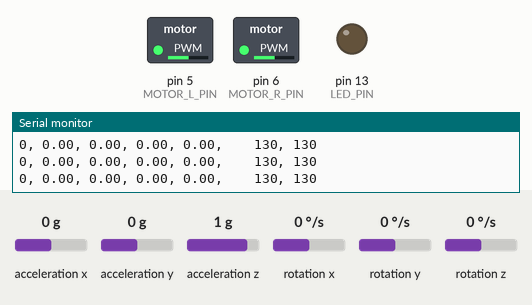
Simulated run of this sketch. Board: Arduino Uno, built with avr-gcc and run on an emulated ATmega328P. On the bench: switched loads named in the sketch (green lamp = pin HIGH), output pins drawn as LEDs (lit = HIGH), the last lines printed to the serial monitor. The inputs (shaded band) are chosen by the test bench; at power-on: rotation z 0 °/s, acceleration x 0 g, acceleration z 1 g, acceleration y 0 g, rotation x 0 °/s, rotation y 0 °/s. The sensor or clock chip raises its interrupt line as the real part does; random numbers use the default seed unless the sketch sets one.

Above: at 5.7 s.
5.8 s: rotation z set to 100 °/s
At 6.7 s:
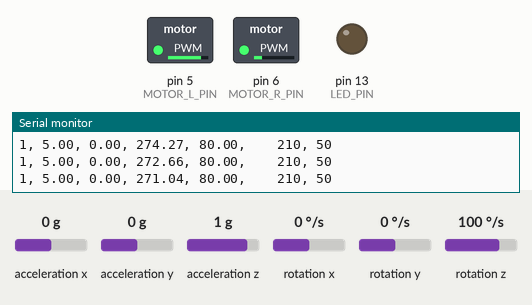
8.8 s: acceleration x set to 0.8 g
10.6 s: acceleration z set to 0 g
At 13.4 s:
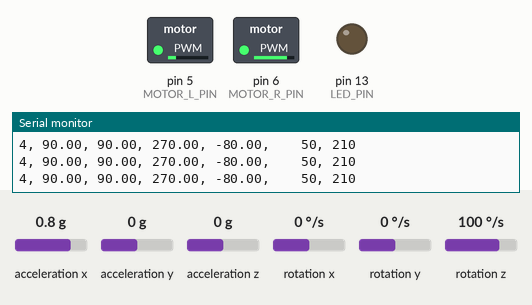
13.6 s: acceleration z set to 0.8 g
16.6 s: acceleration y set to 0.8 g
18.1 s: acceleration z set to -0.8 g
Timing chart, 0 to 22.1 s (numbered marks = the images above; inputs shaded):
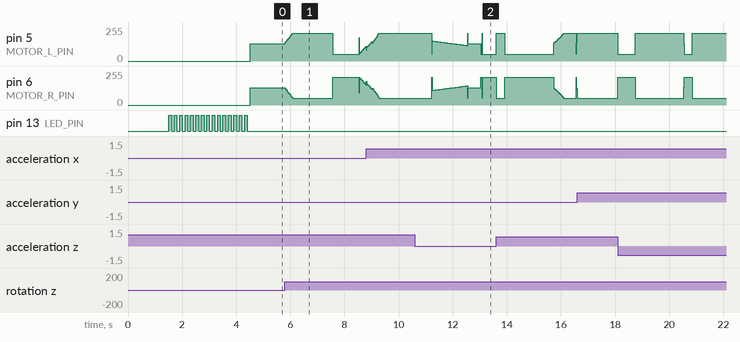

The sketch:

Submarine_V2.ino
```cpp
#include <EEPROM.h>


// I2Cdev and MPU6050 must be installed as libraries, or else the .cpp/.h files
// for both classes must be in the include path of your project
#include "I2Cdev.h"

#include "MPU6050_6Axis_MotionApps20.h"
//#include "MPU6050.h" // not necessary if using MotionApps include file

// Arduino Wire library is required if I2Cdev I2CDEV_ARDUINO_WIRE implementation
// is used in I2Cdev.h
#if I2CDEV_IMPLEMENTATION == I2CDEV_ARDUINO_WIRE
    #include "Wire.h"
#endif

// class default I2C address is 0x68
// specific I2C addresses may be passed as a parameter here
// AD0 low = 0x68 (default for SparkFun breakout and InvenSense evaluation board)
// AD0 high = 0x69
MPU6050 mpu;


#define INTERRUPT_PIN 12  // use pin 2 on Arduino Uno & most boards
#define LED_PIN 13 // (Arduino is 13, Teensy is 11, Teensy++ is 6)
bool blinkState = false;

// MPU control/status vars
bool dmpReady = false;  // set true if DMP init was successful
uint8_t mpuIntStatus;   // holds actual interrupt status byte from MPU
uint8_t devStatus;      // return status after each device operation (0 = success, !0 = error)
uint16_t packetSize;    // expected DMP packet size (default is 42 bytes)
uint16_t fifoCount;     // count of all bytes currently in FIFO
uint8_t fifoBuffer[64]; // FIFO storage buffer

// orientation/motion vars
Quaternion q;           // [w, x, y, z]         quaternion container
VectorInt16 aa;         // [x, y, z]            accel sensor measurements
VectorInt16 aaReal;     // [x, y, z]            gravity-free accel sensor measurements
VectorInt16 aaWorld;    // [x, y, z]            world-frame accel sensor measurements
VectorFloat gravity;    // [x, y, z]            gravity vector
float euler[3];         // [psi, theta, phi]    Euler angle container
float ypr[3];           // [yaw, pitch, roll]   yaw/pitch/roll container and gravity vector

// packet structure for InvenSense teapot demo
uint8_t teapotPacket[14] = { '$', 0x02, 0,0, 0,0, 0,0, 0,0, 0x00, 0x00, '\r', '\n' };


// ================================================================
// ===               INTERRUPT DETECTION ROUTINE                ===
// ================================================================

volatile bool mpuInterrupt = false;     // indicates whether MPU interrupt pin has gone high
void dmpDataReady() {
    mpuInterrupt = true;
}


// ================================================================
// ===                      INITIAL SETUP                       ===
// ================================================================

#define  MOTOR_L_PIN    5
#define  MOTOR_R_PIN    6

int motor_Power_L = 200;
int motor_Power_R = 200;
int motor_Power_set = 130;
int motor_max_power = 250;

float Total_angleZ = 0.0,Total_angleX = 0.0,Total_angleY = 0.0;
float pid_p=0.0,pid_i=0.0, pid_d=0.0, PID=0.0;
float error=0.0, previous_error=0.0 ;
float kp=2.5;//2.5 , 3.5
float ki=0.01;//0.1
float kd=50.0;//550
float PID_Max = 80;
float desired_angle = 0.0;


float elapsedTime = 0.0, time1= 0.0, timePrev= 0.0, step_timer = 0;
float UpdateTimer = 0.0 ;
float period = 5.0;


struct str_program_step{
  int duration_ms;
  float heading_deg;
  int power;
};

struct str_main_program{
  int number_of_steps;
  str_program_step steps[10];
};

str_main_program main_program[2] = {
                                      {
                                        8, {{3000, 0.0, 230},
                                            {1000, 0.0, 230},
                                            {500,180.0, 180},
                                            {7000,180.0, 0},
                                            {3000,180.0, 230},
                                            {1000,180.0, 230},
                                            {500,0.0, 180},
                                            {7000,0.0, 0}}
                                      },
                                      {
                                        8, {{2000, 0.0, 200},
                                            {2000, 270.0, 200},
                                            {2000, 180.0, 200},
                                            {2000, 90.0, 200},
                                            {2000, 0.0, 200},
                                            {2000, 270.0, 200},
                                            {2000, 180.0, 200},
                                            {2000, 90.0, 200}}
                                      }
                                    };

#define possible_angles_count 7
float possible_angles[possible_angles_count] = {0.0, 45.0, 90.0, 315.0, 270.0, 135, 225.0};

int current_step = 0;
int program_index = 0;

#define SERIAL_ENABLED
#define MOTOR_ENABLED

void ExecuteProgram(void);
void UpdateMPUData(void);
void ExecutePID(void);
void UpdateMotorPower(void);
void MPUInit(void);

void setup() {
      program_index = 0;
//    program_index = EEPROM.read(0);
//    program_index++;
//    if ( program_index > 1 )
//      program_index = 0;
//    EEPROM.write(0, program_index);

    for(int i=0; i<=program_index ;i++)
    {
      digitalWrite(LED_PIN, HIGH);
      delay(500);
      digitalWrite(LED_PIN, LOW);
      delay(500);
    }

    pinMode(LED_PIN, OUTPUT);
    pinMode(MOTOR_L_PIN, OUTPUT);
    pinMode(MOTOR_R_PIN, OUTPUT);
    digitalWrite(MOTOR_L_PIN, LOW);
    digitalWrite(MOTOR_R_PIN, LOW);
    digitalWrite(LED_PIN, LOW);

    MPUInit();

    for(int i=0; i<15 ;i++)
    {
      digitalWrite(LED_PIN, HIGH);
      delay(100);
      digitalWrite(LED_PIN, LOW);
      delay(100);
    }
//    delay(300000);

    time1 = micros(); //Start counting time in milliseconds
    UpdateTimer = millis();
    step_timer =UpdateTimer;
}


// ================================================================
// ===                    MAIN PROGRAM LOOP                     ===
// ================================================================

void loop() {
  //analogWrite(MOTOR_R_PIN, 250);
  //analogWrite(MOTOR_L_PIN, 250);

   if (millis() > UpdateTimer+period)
    {
      UpdateTimer = millis();
      timePrev = time1;  // the previous time is stored before the actual time read
      time1 = micros();  // actual time read
      elapsedTime = (time1 - timePrev)/1000.0 ;


      ExecuteProgram2();
      UpdateMPUData();
      ExecutePID();
      UpdateMotorPower();

#ifdef SERIAL_ENABLED


      Serial.print(current_step );
      Serial.print(", " );
      Serial.print(desired_angle );
      //Serial.print(", " );
      //Serial.print(Total_angleX );
      Serial.print(", " );
      Serial.print(Total_angleY );
      Serial.print(", " );
      Serial.print(Total_angleZ );
      Serial.print(", " );
      Serial.print(PID );

      Serial.print(",\t\t" );
      Serial.print(motor_Power_L );
      Serial.print(", " );
      Serial.println(motor_Power_R );

#endif
      delay(5);
    }

}


///////////////////////////////////////////////////////////////////////////
/////////////////////////////  ExecuteProgram  ////////////////////////////
bool is_prog_running = true;
void ExecuteProgram(void)
{
  if( is_prog_running == true )
  {
    if( millis() - step_timer >= main_program[program_index].steps[current_step].duration_ms)
    {
      current_step++;
      if( current_step > main_program[program_index].number_of_steps )
      {
        current_step = 0;
        is_prog_running = false;
        digitalWrite(LED_PIN, HIGH);
      }
      step_timer = millis();
    }
    desired_angle = main_program[program_index].steps[current_step].heading_deg;
    motor_Power_set = main_program[program_index].steps[current_step].power;
  }
}

void ExecuteProgram2(void)
{
  if( is_prog_running == true )
  {
    if( millis() - step_timer >= 2000)
    {
      int rand_angle = random(0, possible_angles_count+1);
      current_step++;
      if( current_step > 30 )
      {
        current_step = 0;
        is_prog_running = false;
        digitalWrite(LED_PIN, HIGH);
      }
      step_timer = millis();
      desired_angle = possible_angles[rand_angle];
    }
  }
}


///////////////////////////////////////////////////////////////////////////
/////////////////////////////  UpdateMPUData  /////////////////////////////
void UpdateMPUData(void)
{
  // if programming failed, don't try to do anything
  if (!dmpReady) return;
  // read a packet from FIFO
  if (mpu.dmpGetCurrentFIFOPacket(fifoBuffer)) { // Get the Latest packet

      // display Euler angles in degrees
      mpu.dmpGetQuaternion(&q, fifoBuffer);
      mpu.dmpGetGravity(&gravity, &q);
      mpu.dmpGetYawPitchRoll(ypr, &q, &gravity);
      //Serial.print("ypr\t");
      //Serial.println(ypr[0] * 180/M_PI);
      Total_angleZ = ypr[0]* 180/M_PI;
      Total_angleY = ypr[1] * 180/M_PI ;
      Total_angleX = ypr[2] * 180/M_PI ;
  }
}

///////////////////////////////////////////////////////////////////////////
/////////////////////////////  ExecutePID  ////////////////////////////////
void ExecutePID(void)
{
  if( Total_angleZ<0)
  {
    Total_angleZ += 360.0;
  }
  //if( desired_angle == 0 && Total_angleZ >= 350 && Total_angleZ <= 360)
  //{
  //  Total_angleZ -= 360.0;
  //}

  error = desired_angle - Total_angleZ;
  //error -= (360.0) * (error / (360.0));
  error -= 360*floor(0.5+error/360);
  pid_p = kp*error;

 if(  error > -1.0 && error < 1.0)
 {
   pid_i = 0.0;
 }
  //if( error >= -3.0 && error <= 3.0)     //( abs(error_roll) >= 1.0)
  else
  {
    pid_i = pid_i+(ki*error);
  }
  /*
  else if( abs(error_roll) < 1.0)
  {
    pid_i_roll = 0;
  }
  */

  pid_d = kd*((error - previous_error)/elapsedTime);

  PID = pid_p + pid_i + pid_d;

  if(PID < (-1*PID_Max))
  {
    PID=-1*PID_Max;
  }
  if(PID > PID_Max)
  {
    PID= PID_Max;
  }
  previous_error = error;
}

///////////////////////////////////////////////////////////////////////////
/////////////////////////////  UpdateMotorPower  //////////////////////////
int current_position = 0;
void UpdateMotorPower(void)
{
  motor_Power_R = motor_Power_set - (int) PID;
  motor_Power_L = motor_Power_set + (int) PID;

  if( motor_Power_L > motor_max_power )
  {
    motor_Power_L = motor_max_power;
  }
  else if( motor_Power_L < 0 )
  {
    motor_Power_L = 0;
  }
  if( motor_Power_R > motor_max_power )
  {
    motor_Power_R = motor_max_power;
  }
  else if( motor_Power_R < 0 )
  {
    motor_Power_R = 0;
  }

  if( Total_angleY > 130.0 || Total_angleY < -130.0)
  {
    //Serial.println("E1");
    //Serial.print("OFF, " );
    digitalWrite(MOTOR_L_PIN, LOW);
    digitalWrite(MOTOR_R_PIN, LOW);
    if( is_prog_running == true )
    {
      Serial.println("OFFFFFFFFF");
      is_prog_running = false;
      current_step = 0;
    }
     digitalWrite(LED_PIN, LOW);
    current_position = 1;
  }
  else if( is_prog_running == true )
  {
    //Serial.print("ON, " );
#ifdef MOTOR_ENABLED
    analogWrite(MOTOR_R_PIN, motor_Power_R);
    analogWrite(MOTOR_L_PIN, motor_Power_L);
#endif
  }
  else if( is_prog_running == false && current_position == 1 )
  {
    Serial.println("ONNNNNNNN");
    delay(1000);
    current_position = 0;
    is_prog_running = true;
    program_index++;
    if( program_index > 1)
      program_index = 0;

    for(int i=0; i<=program_index ;i++)
    {
      digitalWrite(LED_PIN, HIGH);
      delay(500);
      digitalWrite(LED_PIN, LOW);
      delay(500);
    }
    delay(4000);
    step_timer = millis();
  }
  else
  {
    digitalWrite(MOTOR_L_PIN, LOW);
    digitalWrite(MOTOR_R_PIN, LOW);
  }
}
///////////////////////////////////////////////////////////////////////////
/////////////////////////////  MPUInit  ///////////////////////////////////
void MPUInit(void)
{
  // join I2C bus (I2Cdev library doesn't do this automatically)
  #if I2CDEV_IMPLEMENTATION == I2CDEV_ARDUINO_WIRE
      Wire.begin();
      Wire.setClock(400000); // 400kHz I2C clock. Comment this line if having compilation difficulties
  #elif I2CDEV_IMPLEMENTATION == I2CDEV_BUILTIN_FASTWIRE
      Fastwire::setup(400, true);
  #endif

  // initialize serial communication
  // (115200 chosen because it is required for Teapot Demo output, but it's
  // really up to you depending on your project)
  Serial.begin(115200);
  while (!Serial); // wait for Leonardo enumeration, others continue immediately

  // NOTE: 8MHz or slower host processors, like the Teensy @ 3.3V or Arduino
  // Pro Mini running at 3.3V, cannot handle this baud rate reliably due to
  // the baud timing being too misaligned with processor ticks. You must use
  // 38400 or slower in these cases, or use some kind of external separate
  // crystal solution for the UART timer.

  // initialize device
  Serial.println(F("Initializing I2C devices..."));
  mpu.initialize();
  pinMode(INTERRUPT_PIN, INPUT);

  // verify connection
  Serial.println(F("Testing device connections..."));
  Serial.println(mpu.testConnection() ? F("MPU6050 connection successful") : F("MPU6050 connection failed"));
  //mpu.setSleepEnabled(false);
  // wait for ready
  //Serial.println(F("\nSend any character to begin DMP programming and demo: "));
  //while (Serial.available() && Serial.read()); // empty buffer
  //while (!Serial.available());                 // wait for data
  //while (Serial.available() && Serial.read()); // empty buffer again

  // load and configure the DMP
  Serial.println(F("Initializing DMP..."));
  devStatus = mpu.dmpInitialize();

  // supply your own gyro offsets here, scaled for min sensitivity
  mpu.setXGyroOffset(220);
  mpu.setYGyroOffset(76);
  mpu.setZGyroOffset(-85);
  mpu.setZAccelOffset(1788); // 1688 factory default for my test chip

  // make sure it worked (returns 0 if so)
  if (devStatus == 0) {
      // Calibration Time: generate offsets and calibrate our MPU6050
      mpu.CalibrateAccel(6);
      mpu.CalibrateGyro(6);
      mpu.PrintActiveOffsets();
      // turn on the DMP, now that it's ready
      Serial.println(F("Enabling DMP..."));
      mpu.setDMPEnabled(true);

      // enable Arduino interrupt detection
      Serial.print(F("Enabling interrupt detection (Arduino external interrupt "));
      Serial.print(digitalPinToInterrupt(INTERRUPT_PIN));
      Serial.println(F(")..."));
      attachInterrupt(digitalPinToInterrupt(INTERRUPT_PIN), dmpDataReady, RISING);
      mpuIntStatus = mpu.getIntStatus();

      // set our DMP Ready flag so the main loop() function knows it's okay to use it
      Serial.println(F("DMP ready! Waiting for first interrupt..."));
      dmpReady = true;

      // get expected DMP packet size for later comparison
      packetSize = mpu.dmpGetFIFOPacketSize();
  } else {
      // ERROR!
      // 1 = initial memory load failed
      // 2 = DMP configuration updates failed
      // (if it's going to break, usually the code will be 1)
      Serial.print(F("DMP Initialization failed (code "));
      Serial.print(devStatus);
      Serial.println(F(")"));
  }
}
```
